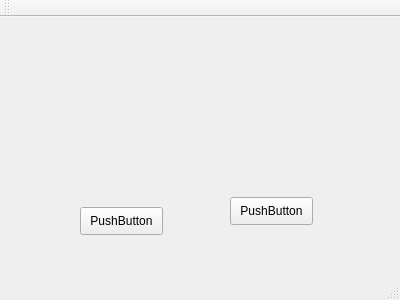
<?xml version="1.0" encoding="UTF-8"?>
<ui version="4.0">
 <class>MainWindow</class>
 <widget class="QMainWindow" name="MainWindow">
  <property name="geometry">
   <rect>
    <x>0</x>
    <y>0</y>
    <width>400</width>
    <height>300</height>
   </rect>
  </property>
  <property name="windowTitle">
   <string>Nought &amp; Crosses</string>
  </property>
  <widget class="QWidget" name="centralWidget">
   <widget class="QPushButton" name="bttnStart">
    <property name="geometry">
     <rect>
      <x>100</x>
      <y>400</y>
      <width>120</width>
      <height>30</height>
     </rect>
    </property>
    <property name="text">
     <string>PushButton</string>
    </property>
   </widget>
   <widget class="QPushButton" name="bttnNew">
    <property name="geometry">
     <rect>
      <x>80</x>
      <y>190</y>
      <width>83</width>
      <height>28</height>
     </rect>
    </property>
    <property name="text">
     <string>PushButton</string>
    </property>
   </widget>
   <widget class="QPushButton" name="bttnBack">
    <property name="geometry">
     <rect>
      <x>230</x>
      <y>180</y>
      <width>83</width>
      <height>28</height>
     </rect>
    </property>
    <property name="text">
     <string>PushButton</string>
    </property>
   </widget>
  </widget>
  <widget class="QMenuBar" name="menuBar">
   <property name="geometry">
    <rect>
     <x>0</x>
     <y>0</y>
     <width>400</width>
     <height>25</height>
    </rect>
   </property>
  </widget>
  <widget class="QToolBar" name="mainToolBar">
   <attribute name="toolBarArea">
    <enum>TopToolBarArea</enum>
   </attribute>
   <attribute name="toolBarBreak">
    <bool>false</bool>
   </attribute>
  </widget>
  <widget class="QStatusBar" name="statusBar"/>
 </widget>
 <layoutdefault spacing="6" margin="11"/>
 <resources/>
 <connections/>
</ui>
